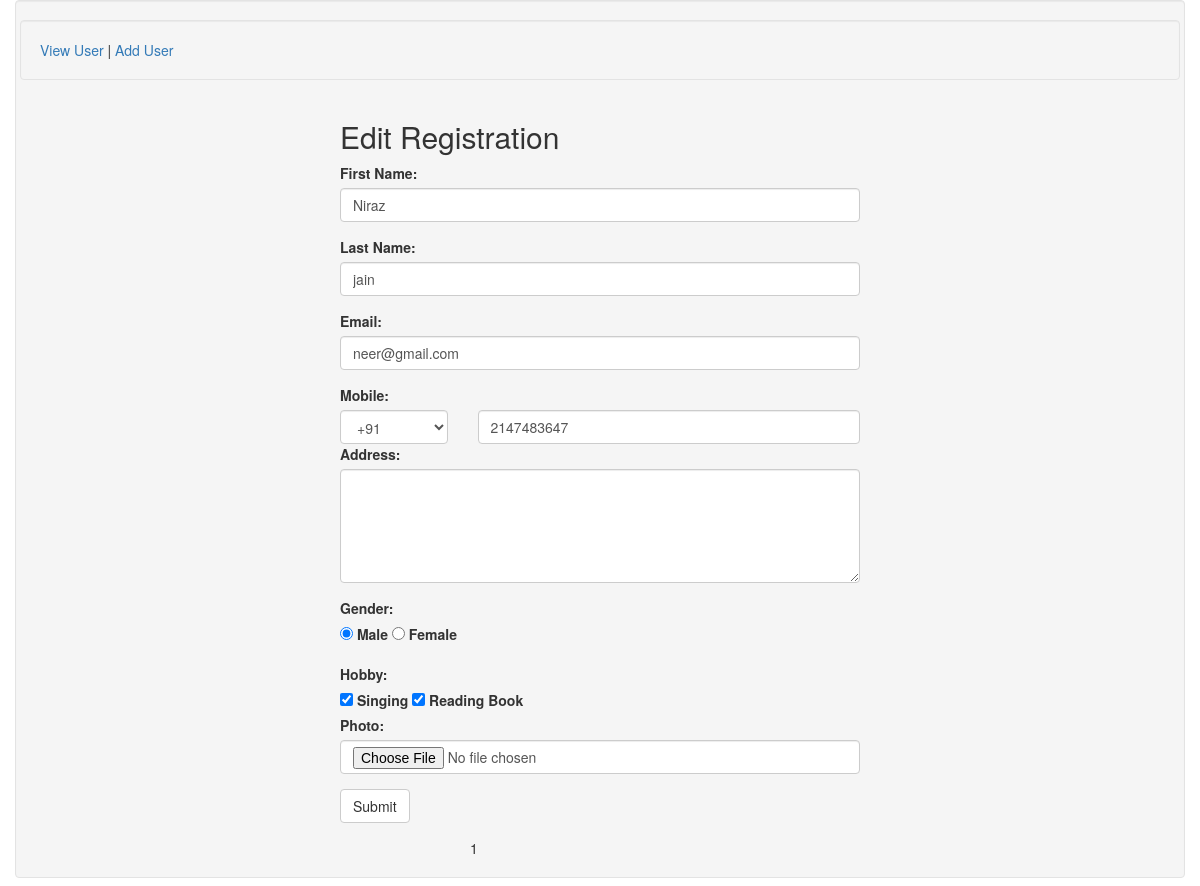
The page /Registration/edit?id=3 on the database its author committed.
### tables this page shows
CREATE TABLE `user` (
  `id` int(255) NOT NULL,
  `fname` text NOT NULL,
  `lname` text NOT NULL,
  `email` text NOT NULL,
  `country_code` varchar(10) NOT NULL,
  `mobile` int(15) NOT NULL,
  `adress` text NOT NULL,
  `gender` text NOT NULL,
  `hobby` text NOT NULL,
  `image` text NOT NULL,
  `create_date` timestamp NOT NULL DEFAULT current_timestamp()
);

### application/controllers/Registration.php (called while the page is built, shortened)
<?php
class Registration extends CI_Controller {
public function __construct()
{
	$this->load->helper('url', 'form');
    $this->load->model('user');
    $this->load->database();
    $this->load->library('form_validation');
    $this->load->library('session');
  }
	public function edit()
	{
		$where=array('id'=>$_GET['id']);
		$data['user']=$this->user->edit('user',$where);
		$data['editid']=$_GET['id'];
		$data['content']='edit.php';
		$this->load->view('app',$data);
	}
}

### index.php (called while the page is built, shortened)
<?php
require_once BASEPATH.'core/CodeIgniter.php';

### application/models/User.php (called while the page is built, shortened)
<?php if ( ! defined('BASEPATH')) exit('No direct script access allowed');
class User extends CI_Model {
	public function edit($tab,$where)
	{
		$this->db->select('*');
		$this->db->from($tab);
		$this->db->where($where);
		$qry=$this->db->get();
		return $qry->row_array();
	}
}

### application/views/edit.php (the view, shortened to what this page needs)
<div class="col-sm-12">
  <h2>Edit Registration</h2>
  <form action="<?php echo site_url()?>/Registration/update_user"  enctype="multipart/form-data" method="post">
    <div class="form-group">
      <label for="fname">First Name:</label>
      <input type="text" class="form-control" id="fname"  name="fname" value="<?php echo $user['fname']; ?>">
    </div>
    <div class="form-group">
      <label for="lname">Last Name:</label>
      <input type="text" class="form-control" name="lname" value="<?php echo $user['lname']; ?>">
    </div>
    <div class="form-group">
      <label for="email">Email:</label>
      <input type="email" class="form-control"  name="email" value="<?php echo $user['email']; ?>">
    </div>
    <div class="form-group">
      <label for="email">Mobile:</label>
      <div class="row">
     <div class="col-sm-3">
      <select class="form-control" name="country_code">
        <option <?php if($user['country_code']=='+91'){ echo 'selected';}?>>+91</option>
      </select>
  </div>
  <div class="col-sm-9">
      <input type="tel" class="form-control" name="mobile" value="<?php echo $user['mobile']; ?>">
    </div>
    </div>
    <div class="form-group">
      <label for="pwd">Address:</label>
      <textarea class="form-control" rows="5"  name="address"><?php echo $user['adress']; ?></textarea>
    </div>
    <div class="form-group">
      <label for="pwd">Gender:</label>
  <input class="form-check-input" type="radio" name="gender" id="inlineRadio1"  <?php if($user['gender']=='male'){ echo 'checked';};?> value="male" />
  <label class="form-check-label" for="inlineRadio1">Male</label>
  <input class="form-check-input" type="radio" name="gender" id="inlineRadio2" <?php if($user['gender']=='female'){ echo 'checked';}?> value="female"  />
  <label class="form-check-label" for="inlineRadio2">Female</label>
    </div>
    <div class="form-group">
      <label for="pwd">Hobby:</label>
      <input type="checkbox" class="form-check-input" id="check2" name="hobby[]" <?php if($user['hobby']=='singing'){ echo 'checked';}?> value="singing" checked>
      <label class="form-check-label" for="check2">Singing</label>
      <input type="checkbox" class="form-check-input" id="check2" name="hobby[]" <?php if($user['hobby']=='singing'){ echo 'checked';}?> value="reading">
      <label class="form-check-label" for="check2">Reading Book</label>
       <div class="form-group">
      <label for="email">Photo:</label>
      <input type="file" class="form-control" id="file" name="pic">
    </div>
    </div>
    <button type="submit" class="btn btn-default">Submit</button>
  </form>
</div>

### rows shown on the page
user: fname "Niraz", lname "jain", email "neer@gmail.com", country_code "+91", mobile "2147483647", gender "☑ Male", gender "☐ Female", hobby "☑"

### other values the page prints
include($content) "1"
